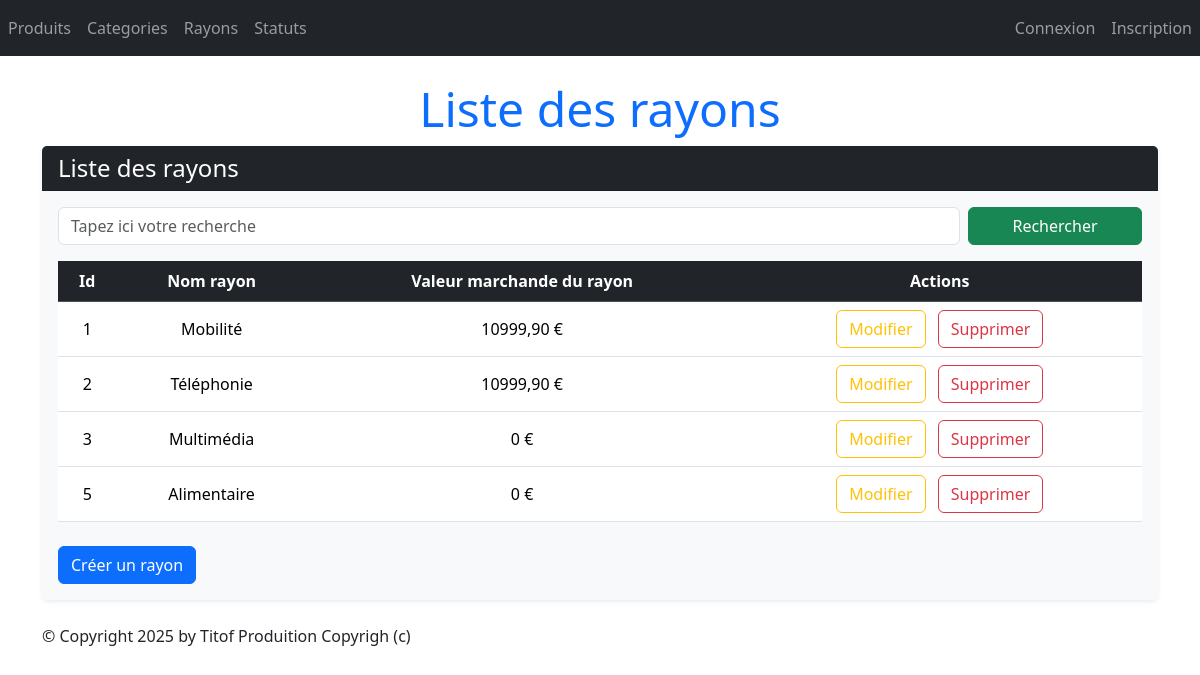
Page /monApp/rayons/ on the committed database.
### monApp/models.py (models this page shows, shortened)
class Rayon(models.Model):
    idRayon = models.AutoField(primary_key=True)
    nomRayon = models.CharField(max_length=100)

### monApp/views.py (the view)
# urls.py: path("rayons/", views.RayonListView.as_view(), name="lst_rayons"),
class RayonListView(ListView):
    model = Rayon
    template_name = "monApp/Read/list/rayons.html"
    context_object_name = "rayons"
    def get_queryset(self):
        query = self.request.GET.get('search')
        if query:
            return Rayon.objects.prefetch_related(
                    Prefetch("contenir_rayon", queryset=Contenir.objects.select_related("produit"))
                    ).filter(nomRayon__icontains=query)
        return Rayon.objects.prefetch_related(
        Prefetch("contenir_rayon", queryset=Contenir.objects.select_related("produit"))
        )
    def get_context_data(self, **kwargs):
        context = super(RayonListView, self).get_context_data(**kwargs)
        context['titremenu'] = "Liste des rayons"
        ryns_dt = []
        for rayon in context['rayons']:
            total = 0
            for contenir in rayon.contenir_rayon.all():
                total += contenir.produit.prixUnitaireProd * contenir.Qte
            ryns_dt.append({'rayon': rayon,'total_stock': total})
            context['rayons_dt'] = ryns_dt
        return context

### monApp/templates/monApp/Read/list/rayons.html
{% extends 'monApp/base.html' %}
{% block menu %}
    <h1 class="display-5 text-center text-primary">{{ titremenu }}</h1>
{% endblock %}
{% block contenu %}
<div class="card shadow-sm border-0 mb-4">
    <div class="card-header bg-dark text-white">
        <h4 class="mb-0">Liste des rayons</h4>
    </div>
    <div class="card-body bg-light">
        <form method="GET" action="" class="mb-3 row g-2">
            <div class="col-md-10">
                <input class="form-control" type="text" name="search" placeholder="Tapez ici votre recherche"
                       value="{{ request.GET.search }}">
            </div>
            <div class="col-md-2">
                <button type="submit" class="btn btn-success w-100">Rechercher</button>
            </div>
        </form>
        <div class="table-responsive">
            <table class="table table-hover align-middle">
                <thead class="table-dark text-center">
                    <tr>
                        <th>Id</th>
                        <th>Nom rayon</th>
                        <th>Valeur marchande du rayon</th>
                        <th>Actions</th>
                    </tr>
                </thead>
                <tbody>
                    {% for data in rayons_dt %}
                    <tr class="text-center">
                        <td onclick="window.location.href='{% url 'dtl_rayon' data.rayon.idRayon %}';" style="cursor:pointer;">{{ data.rayon.idRayon }}</td>
                        <td onclick="window.location.href='{% url 'dtl_rayon' data.rayon.idRayon %}';" style="cursor:pointer;">{{ data.rayon.nomRayon }}</td>
                        <td onclick="window.location.href='{% url 'dtl_rayon' data.rayon.idRayon %}';" style="cursor:pointer;">{{ data.total_stock }} €</td>
                        <td>
                            <button onclick="window.location.href='{% url 'rayon_chng' data.rayon.idRayon %}';" class="btn btn-outline-warning me-2">Modifier</button>
                            <button onclick="window.location.href='{% url 'dlt_rayon' data.rayon.idRayon %}';" class="btn btn-outline-danger">Supprimer</button>
                        </td>
                    </tr>
                    {% empty %}
                    <tr>
                        <td colspan="4" class="text-muted text-center">Aucun rayon trouvé.</td>
                    </tr>
                    {% endfor %}
                </tbody>
            </table>
        </div>
        <button onclick="window.location.href='{% url 'crt_rayon' %}';" class="btn btn-primary mt-2">Créer un rayon</button>
    </div>
</div>
{% endblock %}

### static/styles.css (style rules this page uses)
h1 { color: red; }

### rows in the picture
Rayon: rayon.idRayon "1", rayon.nomRayon "Mobilité", total_stock "10999,90"
Rayon: rayon.idRayon "2", rayon.nomRayon "Téléphonie", total_stock "10999,90"
Rayon: rayon.idRayon "3", rayon.nomRayon "Multimédia", total_stock "0"
Rayon: rayon.idRayon "5", rayon.nomRayon "Alimentaire", total_stock "0"

### other values in the picture
{{ titremenu }} "Liste des rayons"
